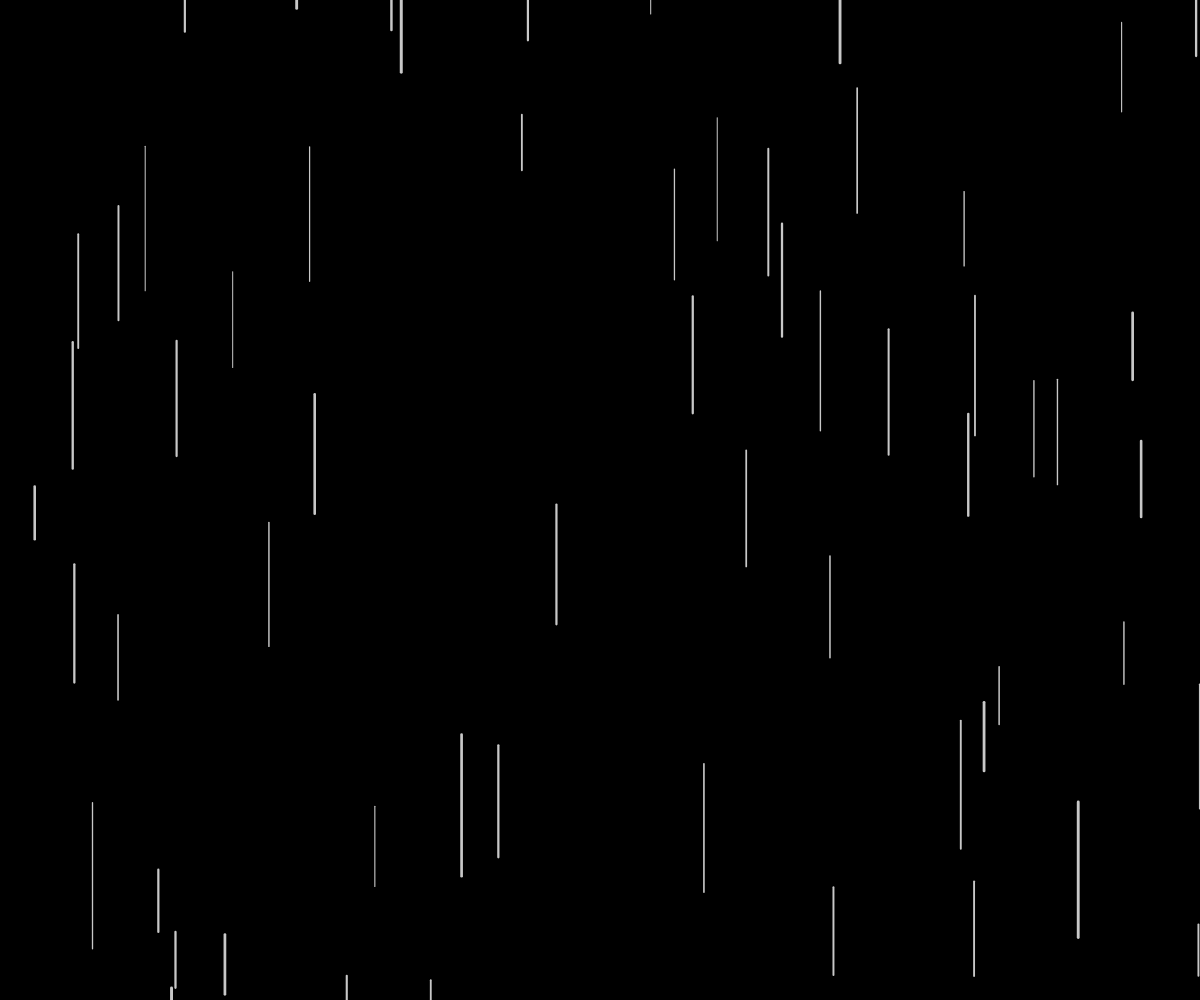
Frame 1 (no input)
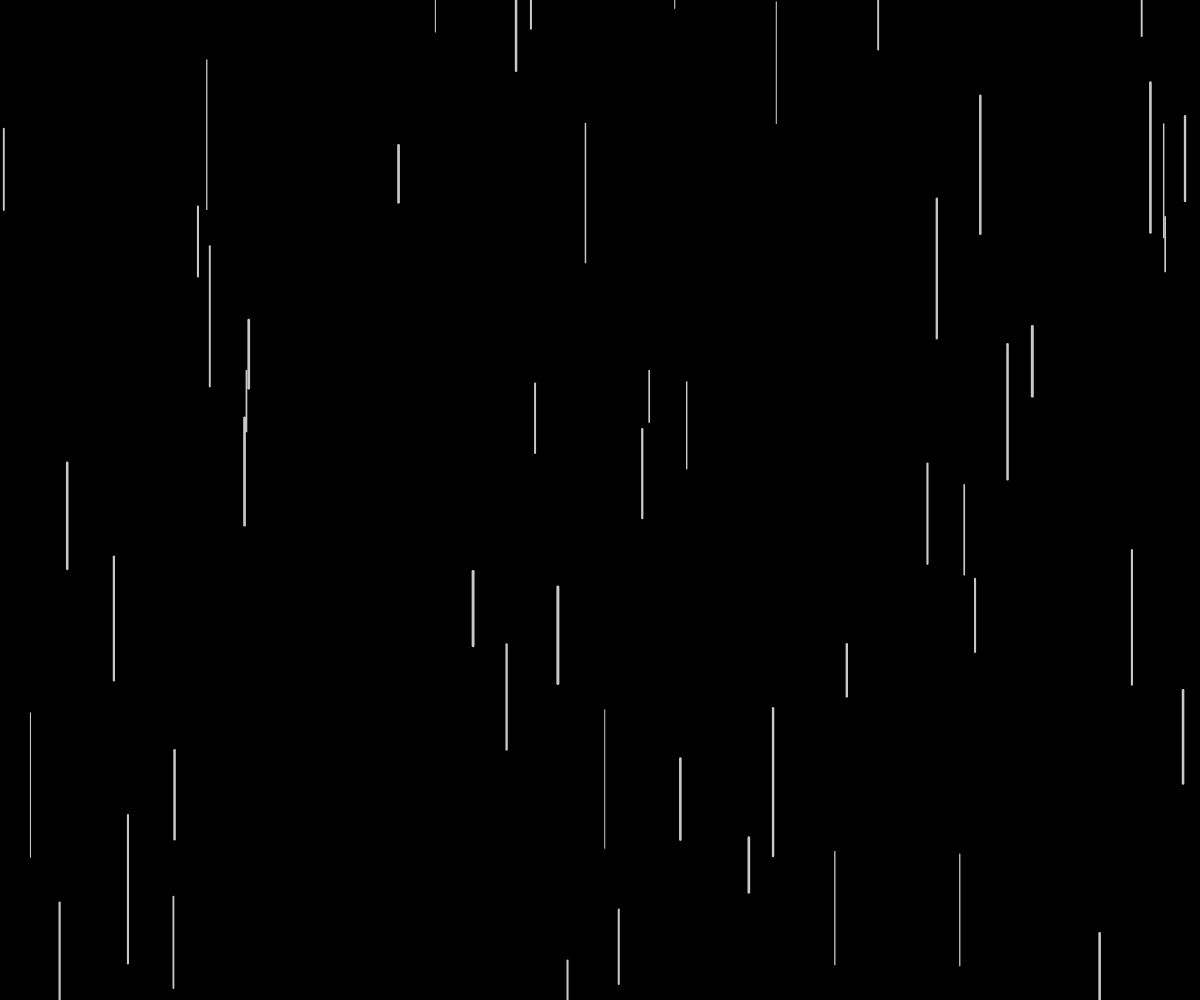
Frame 60 (no input)
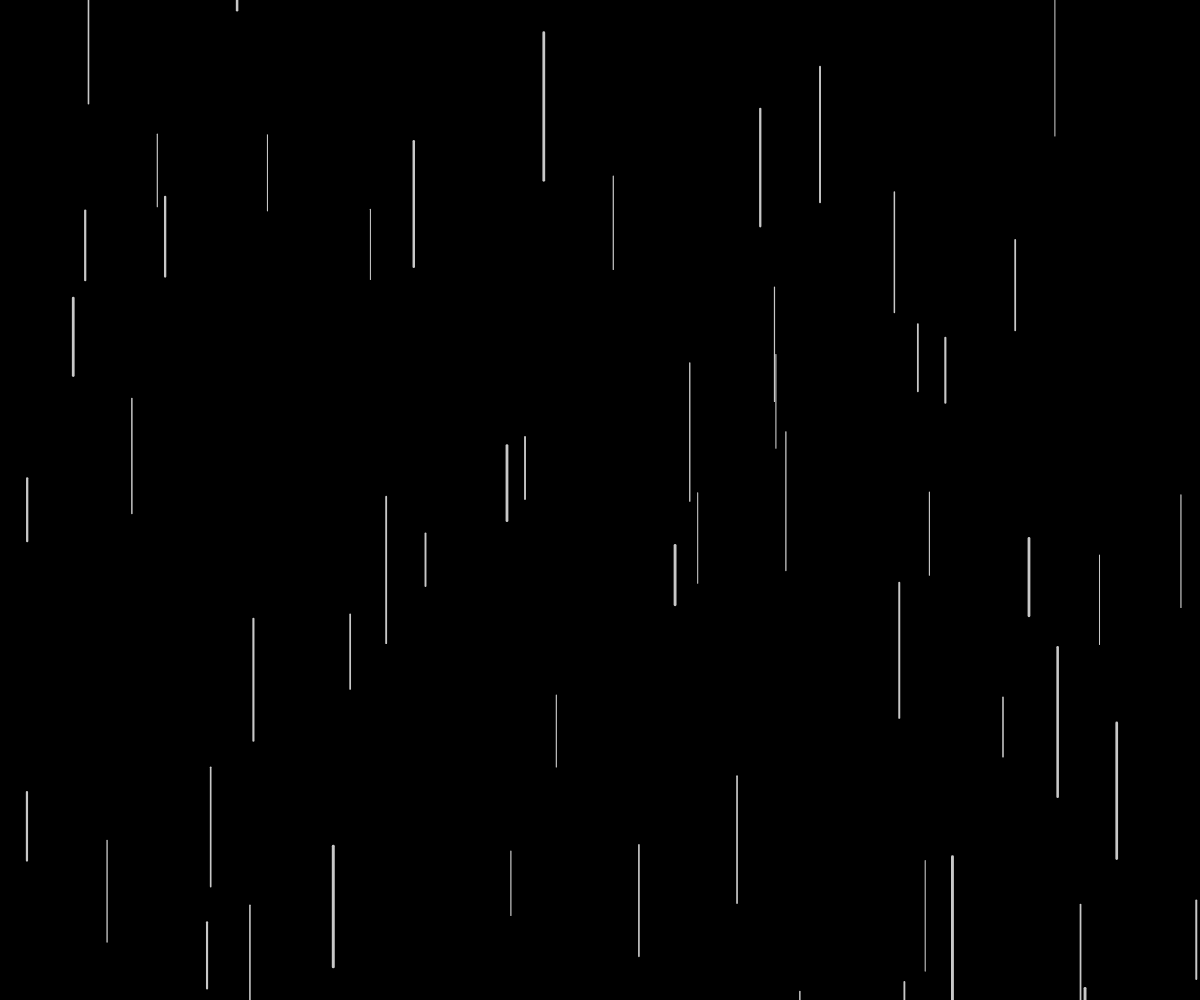
Frame 120 (the mouse pressed at the canvas centre since frame 60)

The p5.js sketch that drew these frames (run headless with seeded random() and noise() and a simulated clock; from frame 60 on, the mouse is pressed at the canvas centre):

// p5.js sketch
// ── sketch.js
//in questo caso al posto dei soliti parametri ci sono delle variabili
function setup() {
	createCanvas(windowWidth, windowHeight)
}
//quando ridimensiono la finestra:
function windowResized() {
	resizeCanvas(windowWidth, windowHeight)
}

function draw() {
	background(0)
//la x del punto di partenza e quello di arrivo devono essere uguali
//gx = punto di partenza; gy = punto di arrivo; gl = lunghezza

for (let i=0; i<60; i++)
{	
	let gx = random(0, width)
	let gy = random(-150, height)
//lunghezza variabile da 50 a 150:
	let gl = random(50, 150)

	strokeWeight(random(1, 3))
	stroke (255, 200)
	line(gx, gy, gx, gy + gl)
}
	
}
